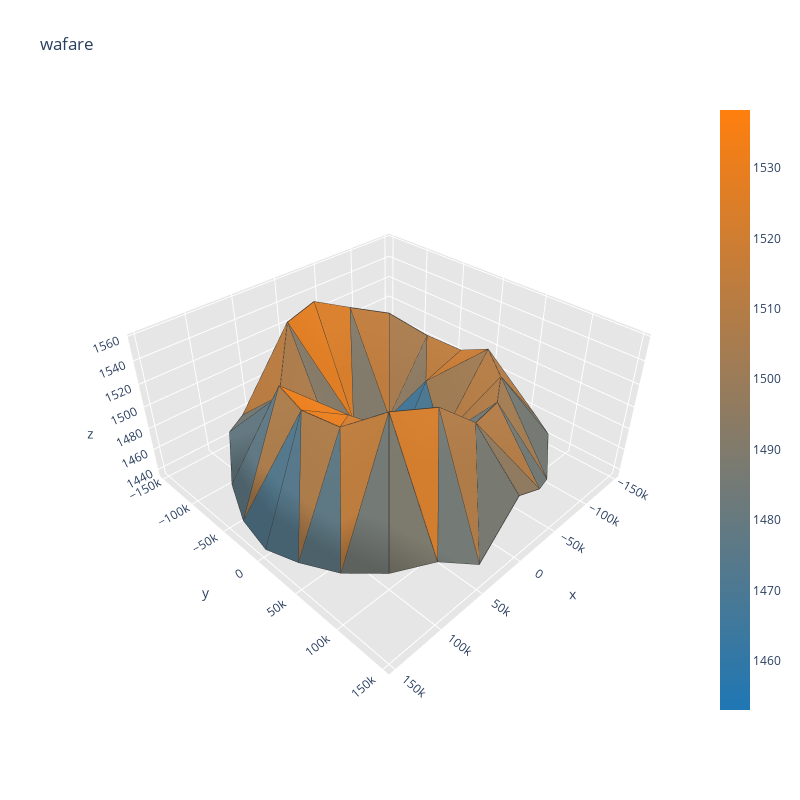
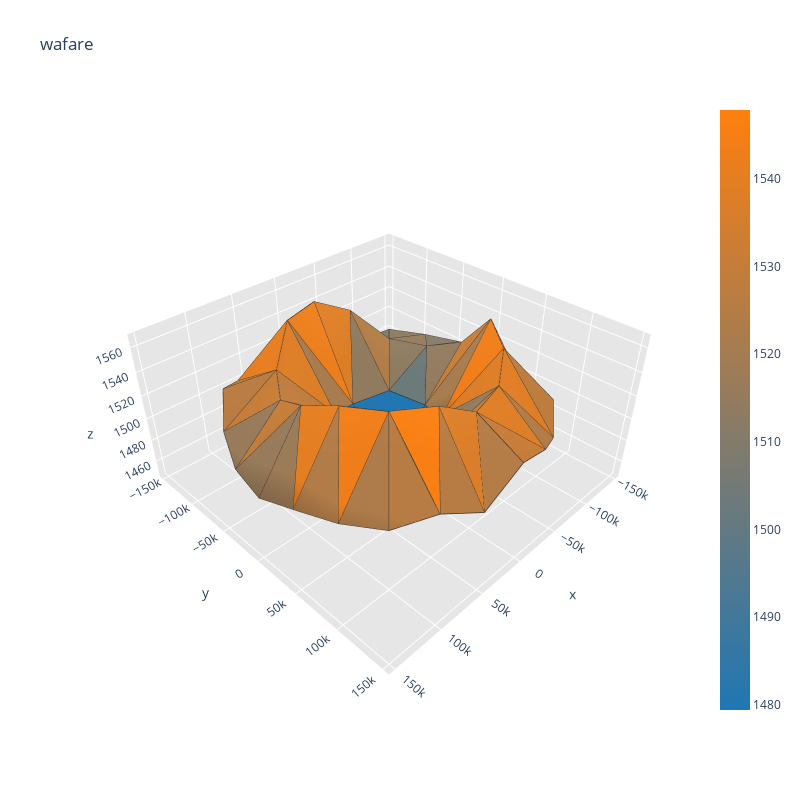
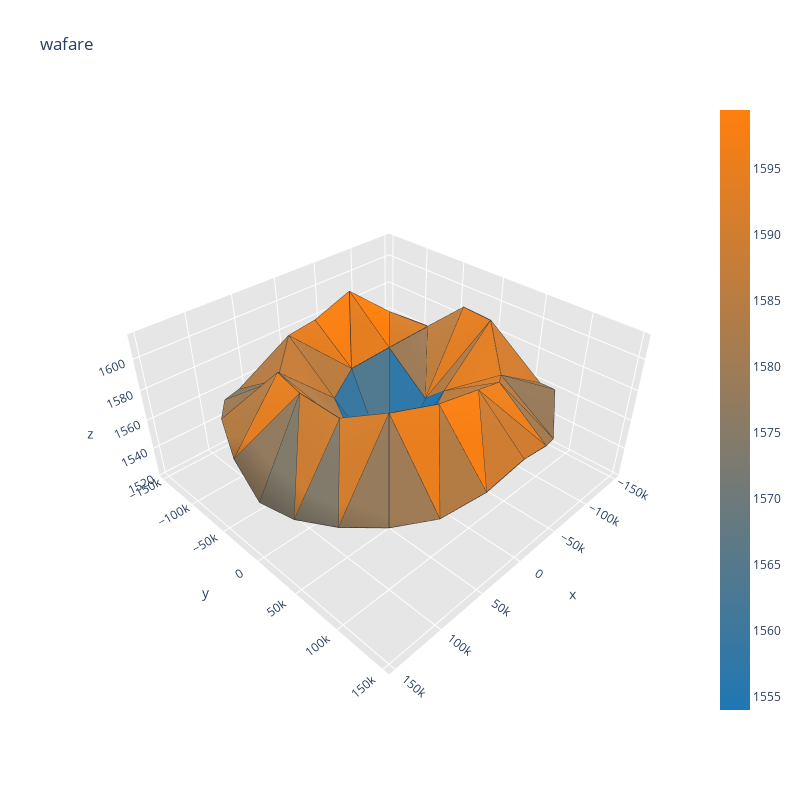
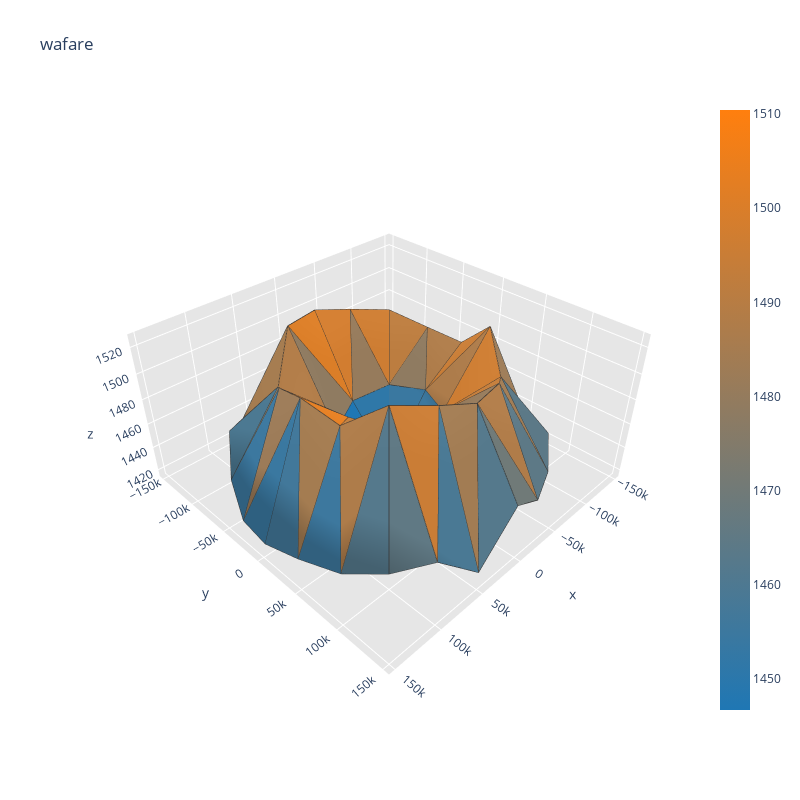

Notebook cell for these charts, in order:
### Markdown cell above
### Training:

### Code cell
%matplotlib notebook
# train model
n_runs = 64
total_batch = 0
total_epochs = 0
n_batch = 128
n_epochs = 16

print('train model for ' + str(n_runs * n_epochs))
for k in range(n_runs):
    print(k)
    total_batch = total_batch + (dataset[0].shape[0] / n_batch) * n_epochs
    print(total_batch)
    train_cgan(generator_model, discriminator_model, GAN, dataset, latent_dim)
    
    #visualize samples after each run
    visualize_sample(0)
    visualize_sample(1)
    visualize_sample(3)
    visualize_sample(4)
    

    # save models
    savename = '7x7_aug_data_2'
    generator_model.save(savename+'_total_batches_'+str(total_batch) + '_generator.h5')
    discriminator_model.save(savename+'_total_batches_'+str(total_batch) + ' _discriminator.h5')
    GAN.save(savename+'_total_batches_'+str(total_batch) + '_gan.h5')

### Figure 1 — Plotly figure (JSON) as saved in the notebook; plotly's stock layout.template omitted (floating-point values rounded to 4 significant figures; data arrays with more than 128 entries replaced by an {"elided": "..."} marker saying what was removed)
{"data": [{"facecolor": ["rgb(155, 123, 88)", "rgb(106, 122, 124)", "rgb(87, 121, 139)", "rgb(134, 123, 103)", "rgb(84, 121, 141)", "rgb(223, 126, 38)", "rgb(105, 122, 125)", "rgb(153, 123, 89)", "rgb(35, 119, 177)", "rgb(173, 124, 75)", "rgb(172, 124, 76)", "rgb(175, 124, 73)", "rgb(113, 122, 119)", "rgb(194, 125, 60)", "rgb(171, 124, 76)", "rgb(159, 124, 85)", "rgb(163, 124, 82)", "rgb(180, 124, 70)", "rgb(168, 124, 78)", "rgb(190, 125, 62)", "rgb(69, 120, 152)", "rgb(242, 127, 24)", "rgb(255, 127, 14)", "rgb(170, 124, 77)", "rgb(224, 126, 37)", "rgb(134, 123, 104)", "rgb(214, 126, 44)", "rgb(130, 123, 107)", "rgb(31, 119, 180)", "rgb(36, 119, 176)", "rgb(107, 122, 124)", "rgb(169, 124, 78)", "rgb(110, 122, 121)", "rgb(107, 122, 124)", "rgb(187, 125, 64)", "rgb(107, 122, 124)", "rgb(233, 126, 30)", "rgb(161, 124, 83)", "rgb(231, 126, 32)", "rgb(207, 125, 50)", "rgb(72, 120, 150)", "rgb(119, 122, 115)", "rgb(146, 123, 95)", "rgb(185, 124, 66)", "rgb(117, 122, 116)", "rgb(96, 121, 132)", "rgb(155, 123, 88)", "rgb(100, 121, 129)", "rgb(199, 125, 56)", "rgb(160, 124, 84)", "rgb(188, 125, 64)", "rgb(141, 123, 99)", "rgb(77, 121, 146)", "rgb(69, 120, 152)", "rgb(115, 122, 118)", "rgb(162, 124, 83)", "rgb(118, 122, 116)", "rgb(124, 122, 111)", "rgb(179, 124, 70)", "rgb(130, 123, 107)", "rgb(162, 124, 83)", "rgb(186, 125, 65)", "rgb(145, 123, 96)", "rgb(177, 124, 72)", "rgb(120, 122, 114)", "rgb(175, 124, 73)", "rgb(95, 121, 132)", "rgb(189, 125, 63)", "rgb(116, 122, 117)", "rgb(116, 122, 117)", "rgb(211, 125, 46)", "rgb(125, 122, 110)"], "i": [38, 32, 44, 17, 22, 18, 13, 14, 2, 19, 6, 3, 10, 16, 21, 21, 12, 12, 4, 16, 8, 8, 24, 8, 18, 6, 5, 5, 5, 4, 33, 14, 33, 16, 35, 34, 7, 21, 19, 8, 6, 7, 39, 18, 39, 21, 41, 40, 0, 12, 14, 4, 3, 0, 27, 10, 27, 12, 29, 28, 9, 24, 26, 10, 9, 9, 45, 19, 45, 24, 47, 46], "j": [17, 13, 22, 36, 42, 17, 30, 13, 3, 22, 18, 10, 3, 36, 42, 6, 30, 3, 14, 4, 2, 19, 8, 24, 5, 5, 16, 4, 6, 5, 14, 33, 34, 35, 16, 35, 21, 7, 7, 7, 7, 8, 18, 39, 40, 41, 21, 41, 12, 0, 0, 0, 0, 4, 10, 27, 28, 29, 12, 29, 10, 9, 9, 9, 48, 24, 19, 45, 46, 47, 24, 47], "k": [37, 31, 43, 37, 43, 38, 31, 32, 1, 44, 20, 11, 2, 17, 22, 20, 13, 11, 15, 15, 1, 23, 23, 2, 17, 18, 17, 16, 1, 1, 32, 15, 15, 36, 15, 15, 22, 6, 22, 19, 1, 1, 38, 20, 20, 42, 20, 20, 13, 3, 13, 14, 1, 1, 26, 11, 11, 30, 11, 11, 2, 2, 25, 26, 25, 48, 44, 23, 23, 48, 23, 23], "name": "", "type": "mesh3d", "x": [-49000, 0, 3e-12, -34650.0, -34650.0, -9.001e-12, 34650.0, 49000, 34650.0, 6.001e-12, -37503, -69300.0, -90540.0, -98000, -90540.0, -69300.0, -37503, -1.8e-11, 37503, 90540.0, 69300.0, 90540.0, 98000, 69300.0, 37503, 9.001e-12, -38050.0, -73500, -103945, -127306, -141991, -147000, -141991, -127306, -103945, -73500, -38050.0, -2.7e-11, 38050.0, 73500, 103945, 127306, 141991, 147000, 141991, 127306, 103945, 73500, 38050.0], "y": [6.001e-12, 0, 49000, 34650.0, -34650.0, -49000, -34650.0, -1.2e-11, 34650.0, 98000, 90540.0, 69300.0, 37503, 1.2e-11, -37503, -69300.0, -90540.0, -98000, -90540.0, 37503, -69300.0, -37503, -2.4e-11, 69300.0, 90540.0, 147000, 141991, 127306, 103945, 73500, 38050.0, 1.8e-11, -38050.0, -73500, -103945, -127306, -141991, -147000, -141991, -127306, -103945, -73500, -38050.0, -3.6e-11, 38050.0, 73500, 103945, 127306, 141991], "z": [1504.0, 1437.0, 1456.0, 1471.0, 1462.0, 1467.0, 1456.0, 1513.0, 1510.0, 1527.0, 1526.0, 1527.0, 1531.0, 1515.0, 1518.0, 1535.0, 1544.0, 1558.0, 1554.0, 1537.0, 1510.0, 1539.0, 1537.0, 1553.0, 1552.0, 1489.0, 1473.0, 1457.0, 1475.0, 1470.0, 1464.0, 1465.0, 1465.0, 1462.0, 1452.0, 1458.0, 1443.0, 1476.0, 1466.0, 1470.0, 1477.0, 1452.0, 1443.0, 1439.0, 1446.0, 1449.0, 1454.0, 1460.0, 1445.0]}, {"line": {"color": "rgb(50, 50, 50)", "width": 1.5}, "mode": "lines", "showlegend": false, "type": "scatter3d", "x": {"elided": "360 float values"}, "y": {"elided": "360 float values"}, "z": {"elided": "360 float values"}}, {"hoverinfo": "none", "marker": {"color": [1453.0, 1538.0], "colorscale": [[0, "rgb(31, 119, 180)"], [1, "rgb(255, 127, 14)"]], "showscale": true, "size": 0.1}, "mode": "markers", "showlegend": false, "type": "scatter3d", "x": [-49000], "y": [6.001e-12], "z": [1504.0]}], "layout": {"height": 800, "scene": {"aspectratio": {"x": 1, "y": 1, "z": 0.5}, "xaxis": {"backgroundcolor": "rgb(230, 230, 230)", "gridcolor": "rgb(255, 255, 255)", "showbackground": true, "zerolinecolor": "rgb(255, 255, 255)"}, "yaxis": {"backgroundcolor": "rgb(230, 230, 230)", "gridcolor": "rgb(255, 255, 255)", "showbackground": true, "zerolinecolor": "rgb(255, 255, 255)"}, "zaxis": {"backgroundcolor": "rgb(230, 230, 230)", "gridcolor": "rgb(255, 255, 255)", "showbackground": true, "zerolinecolor": "rgb(255, 255, 255)"}}, "title": {"text": "wafare"}, "width": 800}}

### Figure 2 — Plotly figure (JSON) as saved in the notebook; plotly's stock layout.template omitted (floating-point values rounded to 4 significant figures; data arrays with more than 128 entries replaced by an {"elided": "..."} marker saying what was removed)
{"data": [{"facecolor": ["rgb(179, 124, 71)", "rgb(141, 123, 99)", "rgb(156, 123, 87)", "rgb(138, 123, 101)", "rgb(152, 123, 90)", "rgb(255, 127, 14)", "rgb(131, 123, 106)", "rgb(160, 124, 84)", "rgb(37, 119, 175)", "rgb(227, 126, 35)", "rgb(220, 126, 40)", "rgb(220, 126, 40)", "rgb(146, 123, 95)", "rgb(199, 125, 56)", "rgb(195, 125, 58)", "rgb(190, 125, 62)", "rgb(202, 125, 53)", "rgb(239, 126, 26)", "rgb(141, 123, 98)", "rgb(176, 124, 72)", "rgb(32, 119, 180)", "rgb(232, 126, 31)", "rgb(232, 126, 31)", "rgb(155, 123, 88)", "rgb(235, 126, 29)", "rgb(168, 124, 79)", "rgb(220, 126, 40)", "rgb(145, 123, 95)", "rgb(41, 119, 173)", "rgb(34, 119, 178)", "rgb(132, 123, 105)", "rgb(149, 123, 92)", "rgb(138, 123, 100)", "rgb(123, 122, 112)", "rgb(175, 124, 73)", "rgb(129, 123, 107)", "rgb(184, 124, 66)", "rgb(134, 123, 103)", "rgb(212, 125, 46)", "rgb(155, 123, 88)", "rgb(38, 119, 175)", "rgb(31, 119, 180)", "rgb(197, 125, 57)", "rgb(230, 126, 33)", "rgb(187, 125, 64)", "rgb(152, 123, 90)", "rgb(197, 125, 57)", "rgb(185, 124, 66)", "rgb(198, 125, 56)", "rgb(166, 124, 80)", "rgb(146, 123, 95)", "rgb(109, 122, 122)", "rgb(38, 119, 174)", "rgb(33, 119, 178)", "rgb(177, 124, 71)", "rgb(223, 126, 38)", "rgb(188, 125, 63)", "rgb(149, 123, 93)", "rgb(217, 126, 42)", "rgb(164, 124, 82)", "rgb(192, 125, 61)", "rgb(206, 125, 50)", "rgb(197, 125, 57)", "rgb(221, 126, 39)", "rgb(180, 124, 70)", "rgb(218, 126, 41)", "rgb(177, 124, 72)", "rgb(239, 126, 26)", "rgb(174, 124, 74)", "rgb(182, 124, 68)", "rgb(247, 127, 20)", "rgb(182, 124, 68)"], "i": [38, 32, 44, 17, 22, 18, 13, 14, 2, 19, 6, 3, 10, 16, 21, 21, 12, 12, 4, 16, 8, 8, 24, 8, 18, 6, 5, 5, 5, 4, 33, 14, 33, 16, 35, 34, 7, 21, 19, 8, 6, 7, 39, 18, 39, 21, 41, 40, 0, 12, 14, 4, 3, 0, 27, 10, 27, 12, 29, 28, 9, 24, 26, 10, 9, 9, 45, 19, 45, 24, 47, 46], "j": [17, 13, 22, 36, 42, 17, 30, 13, 3, 22, 18, 10, 3, 36, 42, 6, 30, 3, 14, 4, 2, 19, 8, 24, 5, 5, 16, 4, 6, 5, 14, 33, 34, 35, 16, 35, 21, 7, 7, 7, 7, 8, 18, 39, 40, 41, 21, 41, 12, 0, 0, 0, 0, 4, 10, 27, 28, 29, 12, 29, 10, 9, 9, 9, 48, 24, 19, 45, 46, 47, 24, 47], "k": [37, 31, 43, 37, 43, 38, 31, 32, 1, 44, 20, 11, 2, 17, 22, 20, 13, 11, 15, 15, 1, 23, 23, 2, 17, 18, 17, 16, 1, 1, 32, 15, 15, 36, 15, 15, 22, 6, 22, 19, 1, 1, 38, 20, 20, 42, 20, 20, 13, 3, 13, 14, 1, 1, 26, 11, 11, 30, 11, 11, 2, 2, 25, 26, 25, 48, 44, 23, 23, 48, 23, 23], "name": "", "type": "mesh3d", "x": [-49000, 0, 3e-12, -34650.0, -34650.0, -9.001e-12, 34650.0, 49000, 34650.0, 6.001e-12, -37503, -69300.0, -90540.0, -98000, -90540.0, -69300.0, -37503, -1.8e-11, 37503, 90540.0, 69300.0, 90540.0, 98000, 69300.0, 37503, 9.001e-12, -38050.0, -73500, -103945, -127306, -141991, -147000, -141991, -127306, -103945, -73500, -38050.0, -2.7e-11, 38050.0, 73500, 103945, 127306, 141991, 147000, 141991, 127306, 103945, 73500, 38050.0], "y": [6.001e-12, 0, 49000, 34650.0, -34650.0, -49000, -34650.0, -1.2e-11, 34650.0, 98000, 90540.0, 69300.0, 37503, 1.2e-11, -37503, -69300.0, -90540.0, -98000, -90540.0, 37503, -69300.0, -37503, -2.4e-11, 69300.0, 90540.0, 147000, 141991, 127306, 103945, 73500, 38050.0, 1.8e-11, -38050.0, -73500, -103945, -127306, -141991, -147000, -141991, -127306, -103945, -73500, -38050.0, -3.6e-11, 38050.0, 73500, 103945, 127306, 141991], "z": [1493.0, 1449.0, 1492.0, 1503.0, 1499.0, 1494.0, 1505.0, 1491.0, 1498.0, 1545.0, 1549.0, 1560.0, 1566.0, 1532.0, 1519.0, 1522.0, 1551.0, 1567.0, 1565.0, 1562.0, 1542.0, 1537.0, 1550.0, 1562.0, 1562.0, 1527.0, 1518.0, 1506.0, 1517.0, 1483.0, 1497.0, 1501.0, 1506.0, 1506.0, 1509.0, 1497.0, 1475.0, 1495.0, 1512.0, 1513.0, 1526.0, 1511.0, 1501.0, 1498.0, 1505.0, 1504.0, 1503.0, 1512.0, 1502.0]}, {"line": {"color": "rgb(50, 50, 50)", "width": 1.5}, "mode": "lines", "showlegend": false, "type": "scatter3d", "x": {"elided": "360 float values"}, "y": {"elided": "360 float values"}, "z": {"elided": "360 float values"}}, {"hoverinfo": "none", "marker": {"color": [1479.0, 1548.0], "colorscale": [[0, "rgb(31, 119, 180)"], [1, "rgb(255, 127, 14)"]], "showscale": true, "size": 0.1}, "mode": "markers", "showlegend": false, "type": "scatter3d", "x": [-49000], "y": [6.001e-12], "z": [1493.0]}], "layout": {"height": 800, "scene": {"aspectratio": {"x": 1, "y": 1, "z": 0.5}, "xaxis": {"backgroundcolor": "rgb(230, 230, 230)", "gridcolor": "rgb(255, 255, 255)", "showbackground": true, "zerolinecolor": "rgb(255, 255, 255)"}, "yaxis": {"backgroundcolor": "rgb(230, 230, 230)", "gridcolor": "rgb(255, 255, 255)", "showbackground": true, "zerolinecolor": "rgb(255, 255, 255)"}, "zaxis": {"backgroundcolor": "rgb(230, 230, 230)", "gridcolor": "rgb(255, 255, 255)", "showbackground": true, "zerolinecolor": "rgb(255, 255, 255)"}}, "title": {"text": "wafare"}, "width": 800}}

### Figure 3 — Plotly figure (JSON) as saved in the notebook; plotly's stock layout.template omitted (floating-point values rounded to 4 significant figures; data arrays with more than 128 entries replaced by an {"elided": "..."} marker saying what was removed)
{"data": [{"facecolor": ["rgb(152, 123, 90)", "rgb(157, 124, 86)", "rgb(129, 123, 107)", "rgb(129, 122, 108)", "rgb(146, 123, 95)", "rgb(206, 125, 51)", "rgb(163, 124, 82)", "rgb(195, 125, 58)", "rgb(56, 120, 162)", "rgb(204, 125, 52)", "rgb(197, 125, 57)", "rgb(209, 125, 48)", "rgb(185, 124, 66)", "rgb(200, 125, 55)", "rgb(228, 126, 34)", "rgb(206, 125, 50)", "rgb(237, 126, 28)", "rgb(226, 126, 36)", "rgb(217, 126, 42)", "rgb(255, 127, 14)", "rgb(43, 119, 171)", "rgb(228, 126, 34)", "rgb(241, 126, 24)", "rgb(187, 125, 64)", "rgb(229, 126, 33)", "rgb(187, 125, 64)", "rgb(247, 127, 20)", "rgb(229, 126, 33)", "rgb(57, 120, 161)", "rgb(81, 121, 143)", "rgb(136, 123, 102)", "rgb(189, 125, 63)", "rgb(162, 124, 83)", "rgb(142, 123, 98)", "rgb(215, 126, 44)", "rgb(149, 123, 92)", "rgb(229, 126, 33)", "rgb(177, 124, 72)", "rgb(222, 126, 39)", "rgb(164, 124, 81)", "rgb(38, 119, 175)", "rgb(33, 119, 178)", "rgb(148, 123, 93)", "rgb(181, 124, 69)", "rgb(136, 123, 102)", "rgb(180, 124, 69)", "rgb(210, 125, 47)", "rgb(157, 123, 87)", "rgb(225, 126, 36)", "rgb(177, 124, 72)", "rgb(189, 125, 63)", "rgb(157, 124, 87)", "rgb(31, 119, 180)", "rgb(47, 120, 168)", "rgb(163, 124, 82)", "rgb(184, 124, 66)", "rgb(152, 123, 90)", "rgb(173, 124, 75)", "rgb(210, 125, 48)", "rgb(160, 124, 84)", "rgb(233, 126, 31)", "rgb(248, 127, 19)", "rgb(208, 125, 49)", "rgb(236, 126, 28)", "rgb(206, 125, 51)", "rgb(248, 127, 19)", "rgb(130, 123, 107)", "rgb(211, 125, 47)", "rgb(150, 123, 92)", "rgb(180, 124, 69)", "rgb(233, 126, 30)", "rgb(159, 124, 85)"], "i": [38, 32, 44, 17, 22, 18, 13, 14, 2, 19, 6, 3, 10, 16, 21, 21, 12, 12, 4, 16, 8, 8, 24, 8, 18, 6, 5, 5, 5, 4, 33, 14, 33, 16, 35, 34, 7, 21, 19, 8, 6, 7, 39, 18, 39, 21, 41, 40, 0, 12, 14, 4, 3, 0, 27, 10, 27, 12, 29, 28, 9, 24, 26, 10, 9, 9, 45, 19, 45, 24, 47, 46], "j": [17, 13, 22, 36, 42, 17, 30, 13, 3, 22, 18, 10, 3, 36, 42, 6, 30, 3, 14, 4, 2, 19, 8, 24, 5, 5, 16, 4, 6, 5, 14, 33, 34, 35, 16, 35, 21, 7, 7, 7, 7, 8, 18, 39, 40, 41, 21, 41, 12, 0, 0, 0, 0, 4, 10, 27, 28, 29, 12, 29, 10, 9, 9, 9, 48, 24, 19, 45, 46, 47, 24, 47], "k": [37, 31, 43, 37, 43, 38, 31, 32, 1, 44, 20, 11, 2, 17, 22, 20, 13, 11, 15, 15, 1, 23, 23, 2, 17, 18, 17, 16, 1, 1, 32, 15, 15, 36, 15, 15, 22, 6, 22, 19, 1, 1, 38, 20, 20, 42, 20, 20, 13, 3, 13, 14, 1, 1, 26, 11, 11, 30, 11, 11, 2, 2, 25, 26, 25, 48, 44, 23, 23, 48, 23, 23], "name": "", "type": "mesh3d", "x": [-49000, 0, 3e-12, -34650.0, -34650.0, -9.001e-12, 34650.0, 49000, 34650.0, 6.001e-12, -37503, -69300.0, -90540.0, -98000, -90540.0, -69300.0, -37503, -1.8e-11, 37503, 90540.0, 69300.0, 90540.0, 98000, 69300.0, 37503, 9.001e-12, -38050.0, -73500, -103945, -127306, -141991, -147000, -141991, -127306, -103945, -73500, -38050.0, -2.7e-11, 38050.0, 73500, 103945, 127306, 141991, 147000, 141991, 127306, 103945, 73500, 38050.0], "y": [6.001e-12, 0, 49000, 34650.0, -34650.0, -49000, -34650.0, -1.2e-11, 34650.0, 98000, 90540.0, 69300.0, 37503, 1.2e-11, -37503, -69300.0, -90540.0, -98000, -90540.0, 37503, -69300.0, -37503, -2.4e-11, 69300.0, 90540.0, 147000, 141991, 127306, 103945, 73500, 38050.0, 1.8e-11, -38050.0, -73500, -103945, -127306, -141991, -147000, -141991, -127306, -103945, -73500, -38050.0, -3.6e-11, 38050.0, 73500, 103945, 127306, 141991], "z": [1560.0, 1522.0, 1575.0, 1580.0, 1589.0, 1581.0, 1575.0, 1569.0, 1572.0, 1609.0, 1600.0, 1590.0, 1611.0, 1609.0, 1589.0, 1597.0, 1612.0, 1600.0, 1601.0, 1602.0, 1587.0, 1606.0, 1607.0, 1608.0, 1610.0, 1584.0, 1577.0, 1565.0, 1581.0, 1570.0, 1567.0, 1566.0, 1564.0, 1573.0, 1572.0, 1565.0, 1552.0, 1569.0, 1566.0, 1565.0, 1574.0, 1578.0, 1569.0, 1556.0, 1558.0, 1562.0, 1565.0, 1567.0, 1576.0]}, {"line": {"color": "rgb(50, 50, 50)", "width": 1.5}, "mode": "lines", "showlegend": false, "type": "scatter3d", "x": {"elided": "360 float values"}, "y": {"elided": "360 float values"}, "z": {"elided": "360 float values"}}, {"hoverinfo": "none", "marker": {"color": [1554.0, 1599.0], "colorscale": [[0, "rgb(31, 119, 180)"], [1, "rgb(255, 127, 14)"]], "showscale": true, "size": 0.1}, "mode": "markers", "showlegend": false, "type": "scatter3d", "x": [-49000], "y": [6.001e-12], "z": [1560.0]}], "layout": {"height": 800, "scene": {"aspectratio": {"x": 1, "y": 1, "z": 0.5}, "xaxis": {"backgroundcolor": "rgb(230, 230, 230)", "gridcolor": "rgb(255, 255, 255)", "showbackground": true, "zerolinecolor": "rgb(255, 255, 255)"}, "yaxis": {"backgroundcolor": "rgb(230, 230, 230)", "gridcolor": "rgb(255, 255, 255)", "showbackground": true, "zerolinecolor": "rgb(255, 255, 255)"}, "zaxis": {"backgroundcolor": "rgb(230, 230, 230)", "gridcolor": "rgb(255, 255, 255)", "showbackground": true, "zerolinecolor": "rgb(255, 255, 255)"}}, "title": {"text": "wafare"}, "width": 800}}

### Figure 4 — Plotly figure (JSON) as saved in the notebook; plotly's stock layout.template omitted (floating-point values rounded to 4 significant figures; data arrays with more than 128 entries replaced by an {"elided": "..."} marker saying what was removed)
{"data": [{"facecolor": ["rgb(114, 122, 119)", "rgb(77, 121, 146)", "rgb(66, 120, 154)", "rgb(87, 121, 139)", "rgb(58, 120, 160)", "rgb(200, 125, 55)", "rgb(79, 121, 145)", "rgb(137, 123, 101)", "rgb(49, 120, 167)", "rgb(164, 124, 81)", "rgb(177, 124, 72)", "rgb(195, 125, 59)", "rgb(150, 123, 92)", "rgb(163, 124, 82)", "rgb(156, 123, 88)", "rgb(162, 124, 83)", "rgb(166, 124, 80)", "rgb(205, 125, 51)", "rgb(188, 125, 64)", "rgb(205, 125, 51)", "rgb(63, 120, 156)", "rgb(239, 126, 26)", "rgb(255, 127, 14)", "rgb(178, 124, 71)", "rgb(219, 126, 40)", "rgb(143, 123, 97)", "rgb(210, 125, 48)", "rgb(150, 123, 92)", "rgb(31, 119, 180)", "rgb(47, 120, 168)", "rgb(71, 120, 150)", "rgb(152, 123, 90)", "rgb(75, 121, 148)", "rgb(66, 120, 154)", "rgb(168, 124, 79)", "rgb(73, 121, 149)", "rgb(228, 126, 34)", "rgb(155, 123, 88)", "rgb(228, 126, 34)", "rgb(190, 125, 62)", "rgb(58, 120, 160)", "rgb(92, 121, 135)", "rgb(112, 122, 120)", "rgb(165, 124, 80)", "rgb(88, 121, 138)", "rgb(60, 120, 159)", "rgb(139, 123, 100)", "rgb(76, 121, 146)", "rgb(200, 125, 55)", "rgb(173, 124, 75)", "rgb(174, 124, 74)", "rgb(143, 123, 97)", "rgb(61, 120, 158)", "rgb(58, 120, 160)", "rgb(93, 121, 134)", "rgb(161, 124, 84)", "rgb(92, 121, 135)", "rgb(90, 121, 136)", "rgb(156, 123, 87)", "rgb(77, 121, 146)", "rgb(199, 125, 55)", "rgb(212, 125, 46)", "rgb(112, 122, 120)", "rgb(176, 124, 73)", "rgb(85, 121, 140)", "rgb(162, 124, 83)", "rgb(61, 120, 158)", "rgb(174, 124, 74)", "rgb(85, 121, 140)", "rgb(74, 121, 148)", "rgb(202, 125, 54)", "rgb(96, 121, 132)"], "i": [38, 32, 44, 17, 22, 18, 13, 14, 2, 19, 6, 3, 10, 16, 21, 21, 12, 12, 4, 16, 8, 8, 24, 8, 18, 6, 5, 5, 5, 4, 33, 14, 33, 16, 35, 34, 7, 21, 19, 8, 6, 7, 39, 18, 39, 21, 41, 40, 0, 12, 14, 4, 3, 0, 27, 10, 27, 12, 29, 28, 9, 24, 26, 10, 9, 9, 45, 19, 45, 24, 47, 46], "j": [17, 13, 22, 36, 42, 17, 30, 13, 3, 22, 18, 10, 3, 36, 42, 6, 30, 3, 14, 4, 2, 19, 8, 24, 5, 5, 16, 4, 6, 5, 14, 33, 34, 35, 16, 35, 21, 7, 7, 7, 7, 8, 18, 39, 40, 41, 21, 41, 12, 0, 0, 0, 0, 4, 10, 27, 28, 29, 12, 29, 10, 9, 9, 9, 48, 24, 19, 45, 46, 47, 24, 47], "k": [37, 31, 43, 37, 43, 38, 31, 32, 1, 44, 20, 11, 2, 17, 22, 20, 13, 11, 15, 15, 1, 23, 23, 2, 17, 18, 17, 16, 1, 1, 32, 15, 15, 36, 15, 15, 22, 6, 22, 19, 1, 1, 38, 20, 20, 42, 20, 20, 13, 3, 13, 14, 1, 1, 26, 11, 11, 30, 11, 11, 2, 2, 25, 26, 25, 48, 44, 23, 23, 48, 23, 23], "name": "", "type": "mesh3d", "x": [-49000, 0, 3e-12, -34650.0, -34650.0, -9.001e-12, 34650.0, 49000, 34650.0, 6.001e-12, -37503, -69300.0, -90540.0, -98000, -90540.0, -69300.0, -37503, -1.8e-11, 37503, 90540.0, 69300.0, 90540.0, 98000, 69300.0, 37503, 9.001e-12, -38050.0, -73500, -103945, -127306, -141991, -147000, -141991, -127306, -103945, -73500, -38050.0, -2.7e-11, 38050.0, 73500, 103945, 127306, 141991, 147000, 141991, 127306, 103945, 73500, 38050.0], "y": [6.001e-12, 0, 49000, 34650.0, -34650.0, -49000, -34650.0, -1.2e-11, 34650.0, 98000, 90540.0, 69300.0, 37503, 1.2e-11, -37503, -69300.0, -90540.0, -98000, -90540.0, 37503, -69300.0, -37503, -2.4e-11, 69300.0, 90540.0, 147000, 141991, 127306, 103945, 73500, 38050.0, 1.8e-11, -38050.0, -73500, -103945, -127306, -141991, -147000, -141991, -127306, -103945, -73500, -38050.0, -3.6e-11, 38050.0, 73500, 103945, 127306, 141991], "z": [1471.0, 1425.0, 1460.0, 1471.0, 1468.0, 1461.0, 1454.0, 1484.0, 1483.0, 1513.0, 1511.0, 1498.0, 1520.0, 1494.0, 1497.0, 1509.0, 1512.0, 1519.0, 1520.0, 1508.0, 1490.0, 1508.0, 1516.0, 1526.0, 1522.0, 1456.0, 1440.0, 1442.0, 1452.0, 1429.0, 1441.0, 1446.0, 1440.0, 1437.0, 1431.0, 1436.0, 1422.0, 1447.0, 1444.0, 1444.0, 1454.0, 1435.0, 1423.0, 1424.0, 1429.0, 1428.0, 1432.0, 1438.0, 1417.0]}, {"line": {"color": "rgb(50, 50, 50)", "width": 1.5}, "mode": "lines", "showlegend": false, "type": "scatter3d", "x": {"elided": "360 float values"}, "y": {"elided": "360 float values"}, "z": {"elided": "360 float values"}}, {"hoverinfo": "none", "marker": {"color": [1447.0, 1510.0], "colorscale": [[0, "rgb(31, 119, 180)"], [1, "rgb(255, 127, 14)"]], "showscale": true, "size": 0.1}, "mode": "markers", "showlegend": false, "type": "scatter3d", "x": [-49000], "y": [6.001e-12], "z": [1471.0]}], "layout": {"height": 800, "scene": {"aspectratio": {"x": 1, "y": 1, "z": 0.5}, "xaxis": {"backgroundcolor": "rgb(230, 230, 230)", "gridcolor": "rgb(255, 255, 255)", "showbackground": true, "zerolinecolor": "rgb(255, 255, 255)"}, "yaxis": {"backgroundcolor": "rgb(230, 230, 230)", "gridcolor": "rgb(255, 255, 255)", "showbackground": true, "zerolinecolor": "rgb(255, 255, 255)"}, "zaxis": {"backgroundcolor": "rgb(230, 230, 230)", "gridcolor": "rgb(255, 255, 255)", "showbackground": true, "zerolinecolor": "rgb(255, 255, 255)"}}, "title": {"text": "wafare"}, "width": 800}}
